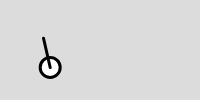
Frame 1 (no input)
Frame 60 (no input): identical to frame 1, image omitted
Frame 120 (the mouse pressed at the canvas centre since frame 60): identical to frame 1, image omitted

The p5.js sketch that drew this single still picture (run headless with seeded random() and noise() and a simulated clock; from frame 60 on, the mouse is pressed at the canvas centre):

// p5.js sketch
// ── sketch.js
function setup() {
  createCanvas(200,100);
  list = [];
  for (let i = 0; i < 1; i++) {

    list.push(new Pointer());
  }
  let b = createButton("Reload");
  b.mousePressed(()=>{list[0] = new Pointer();});
  b.style('padding','5px');
  b.style('margin-top','5px');

}

function draw() {
  background(220);


  for (let p of list) {
 //   p.pointTo(mouseX, mouseY)
    p.paint();
  }

}

function mousePressed(){
  
 
}


function Pointer() {

  
  var a = random(TWO_PI);
  this.dx = 30 * cos(a);
  this.dy = 30 * sin(a);

  this.paint = function() {
    strokeWeight(3);
    ellipse(this.x, this.y, 20, 20);

    line(this.x, this.y, this.x + this.dx, this.y + this.dy);

  }
  
  this.randomize = ()=>{
    
    this.x = random(15,width-15);
  this.y = random(15,height-15);
  }
this.randomize();
  this.pointTo = (x, y) => {
    let DX = x - this.x;
    let DY = y - this.y;
    
    let len = dist(x,y,this.x,this.y);

    this.dx = DX*30/len;
    this.dy = DY*30/len;

  }


}
